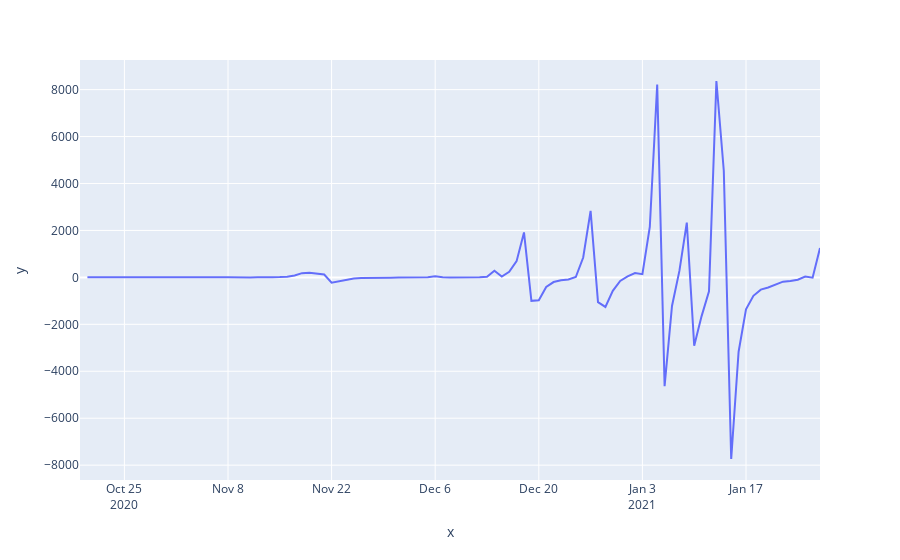

The notebook cell this image was saved under:
### Code cell
eel.CFS_Stationary = eel.CFS_Slope

fig = px.line(x=eel.Date,y=eel.CFS_Stationary)
fig.show()
